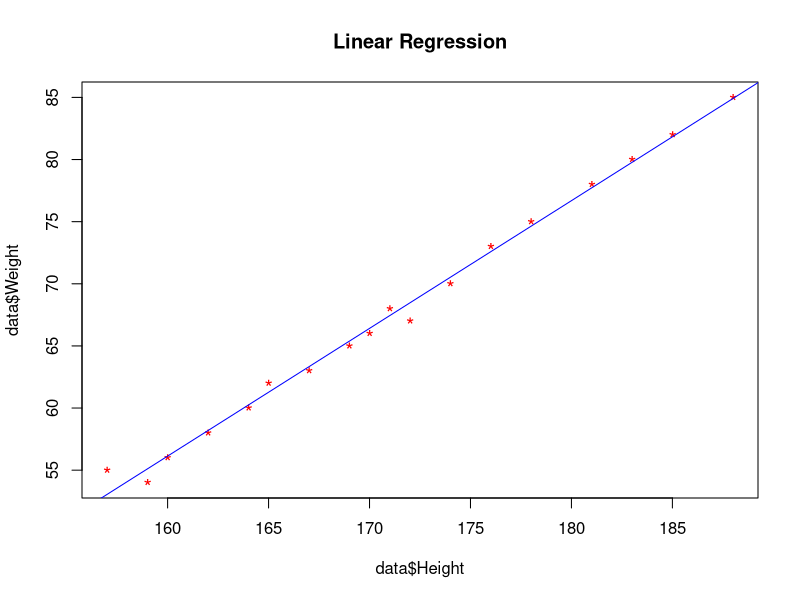

Generate this figure with R:
data<-read.csv("linear_reg.csv")
data

model<-lm(Weight ~ Height,data=data)
summary(model)
model_sum<-summary(model)
model_sum_coef<-model_sum$coefficients

a<-as.integer(readline(prompt = "Enter height : "))
a<-data.frame(Height=a)
a
result<-predict(model,a)
result

plot(data$Height,data$Weight,col="red",main="Linear Regression",cex=1.3,pch='*',)
abline(model,col="blue",lty=1)

